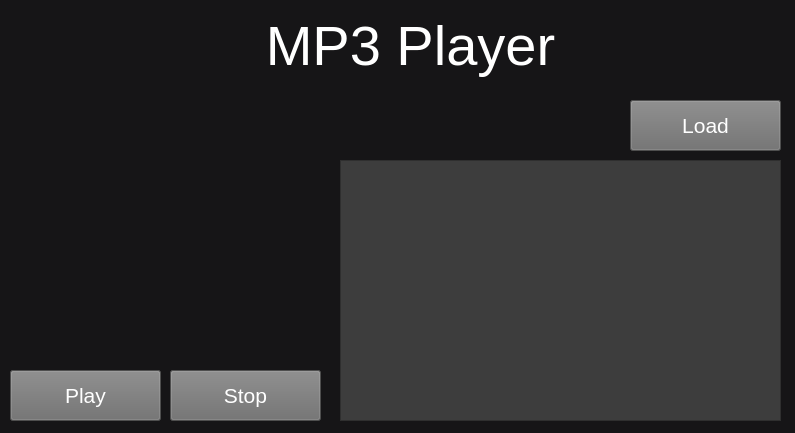
<?xml version="1.0" encoding="UTF-8"?>
<ui version="4.0">
 <class>MainWindow</class>
 <widget class="QMainWindow" name="MainWindow">
  <property name="geometry">
   <rect>
    <x>0</x>
    <y>0</y>
    <width>795</width>
    <height>433</height>
   </rect>
  </property>
  <property name="windowTitle">
   <string>MainWindow</string>
  </property>
  <property name="styleSheet">
   <string notr="true">background: #161517;</string>
  </property>
  <widget class="QWidget" name="centralwidget">
   <widget class="QLabel" name="label">
    <property name="geometry">
     <rect>
      <x>250</x>
      <y>0</y>
      <width>321</width>
      <height>91</height>
     </rect>
    </property>
    <property name="font">
     <font>
      <pointsize>42</pointsize>
     </font>
    </property>
    <property name="styleSheet">
     <string notr="true">color: #fff;</string>
    </property>
    <property name="text">
     <string>MP3 Player</string>
    </property>
    <property name="alignment">
     <set>Qt::AlignCenter</set>
    </property>
   </widget>
   <widget class="QPushButton" name="pushButton">
    <property name="geometry">
     <rect>
      <x>10</x>
      <y>370</y>
      <width>151</width>
      <height>51</height>
     </rect>
    </property>
    <property name="font">
     <font>
      <pointsize>16</pointsize>
     </font>
    </property>
    <property name="styleSheet">
     <string notr="true">QPushButton {
	background-color: #6d6d6d;
	color: #ffffff;
}

QPushButton:hover {
	background-color: #2d2d2d;
}

QPushButton:pressed {
	background-color: #454545;
}
</string>
    </property>
    <property name="text">
     <string>Play</string>
    </property>
   </widget>
   <widget class="QPushButton" name="pushButton_2">
    <property name="geometry">
     <rect>
      <x>170</x>
      <y>370</y>
      <width>151</width>
      <height>51</height>
     </rect>
    </property>
    <property name="font">
     <font>
      <pointsize>16</pointsize>
     </font>
    </property>
    <property name="styleSheet">
     <string notr="true">QPushButton {
	background-color: #6d6d6d;
	color: #ffffff;
}

QPushButton:hover {
	background-color: #2d2d2d;
}

QPushButton:pressed {
	background-color: #454545;
}
</string>
    </property>
    <property name="text">
     <string>Stop</string>
    </property>
   </widget>
   <widget class="QPushButton" name="pushButton_3">
    <property name="geometry">
     <rect>
      <x>630</x>
      <y>100</y>
      <width>151</width>
      <height>51</height>
     </rect>
    </property>
    <property name="font">
     <font>
      <pointsize>16</pointsize>
     </font>
    </property>
    <property name="styleSheet">
     <string notr="true">QPushButton {
	background-color: #6d6d6d;
	color: #ffffff;
}

QPushButton:hover {
	background-color: #2d2d2d;
}

QPushButton:pressed {
	background-color: #454545;
}
</string>
    </property>
    <property name="text">
     <string>Load</string>
    </property>
   </widget>
   <widget class="QListWidget" name="listWidget">
    <property name="geometry">
     <rect>
      <x>340</x>
      <y>160</y>
      <width>441</width>
      <height>261</height>
     </rect>
    </property>
    <property name="styleSheet">
     <string notr="true">background-color: #3d3d3d;
color: #ffffff;</string>
    </property>
   </widget>
   <widget class="QLabel" name="label_2">
    <property name="geometry">
     <rect>
      <x>40</x>
      <y>80</y>
      <width>261</width>
      <height>261</height>
     </rect>
    </property>
    <property name="text">
     <string/>
    </property>
    <property name="pixmap">
     <pixmap>icon.ico</pixmap>
    </property>
   </widget>
  </widget>
 </widget>
 <resources/>
 <connections/>
</ui>
